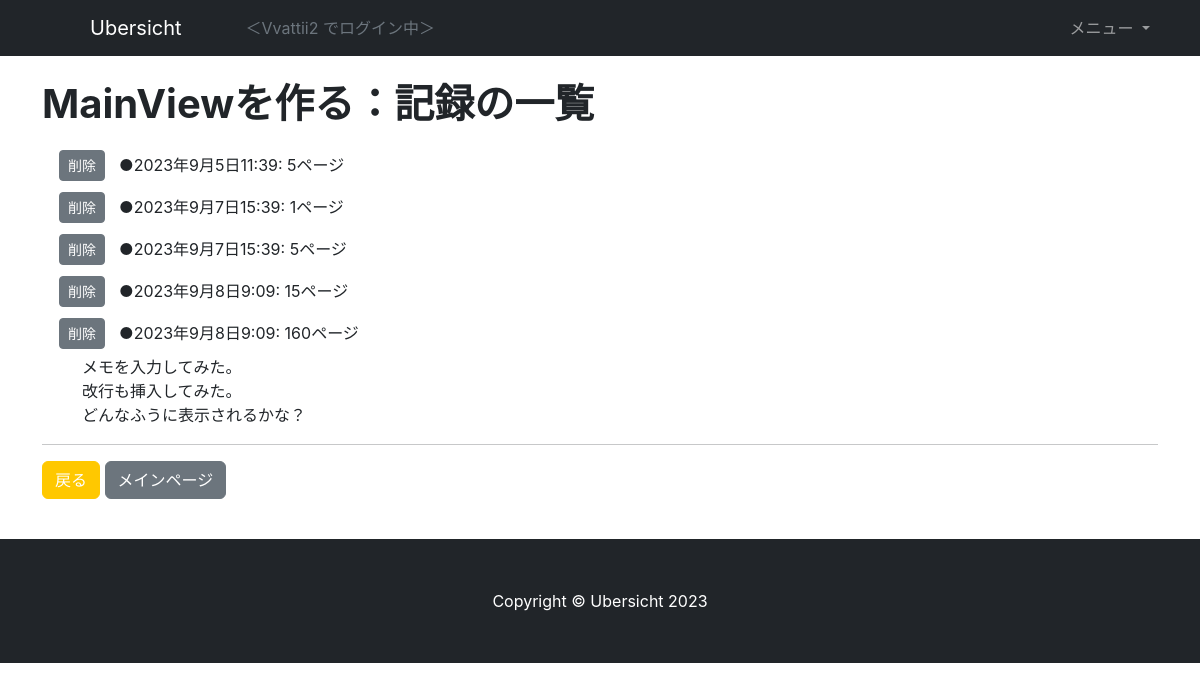
Page /record/1 (signed in) on the earlier database version.
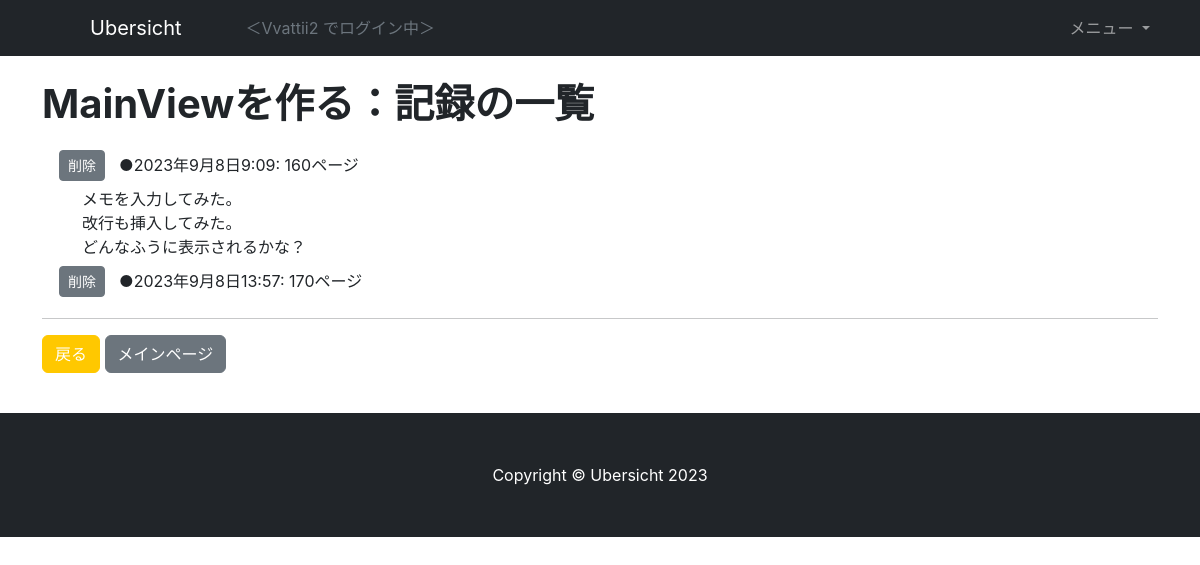
Same page on the later database version.
### accounts/models.py (models this page shows)
class CustomUser(AbstractUser):
    dream = models.TextField(verbose_name="なりたい自分", max_length=200, blank=True, null=True)

### todo/models.py (models this page shows, shortened)
class Todos(models.Model):
    goal = models.ForeignKey(Goals, on_delete=models.CASCADE)
    title = models.CharField(verbose_name='タイトル', max_length=50)
    from_date = models.DateField(verbose_name='作成日', auto_now_add=True)
    until_date = models.DateField(verbose_name='期日', null=True, blank=True)
    image = models.ImageField(verbose_name='画像', null=True, blank=True,
                            upload_to='todo/images/')
    timer = models.IntegerField(verbose_name='タイマー', null=True, blank=True)
    amount = models.IntegerField(verbose_name='合計', null=True, blank=True)
    type = models.CharField(verbose_name='タイプ', default='task', max_length=20,
                            choices=TypeChoices.choices)
    current = models.IntegerField(verbose_name='進捗', default=0)
    memo = models.TextField(verbose_name='メモ', null=True, blank=True)
    state = models.IntegerField(verbose_name='状態', default=State.NORMAL.value)
    @property
    def unit(self) -> str:
        if self.type == 'task':
            return ''
        elif self.type == 'training':
            return '回'
        elif self.type == 'exam':
            return '点'
        elif self.type == 'reading':
            return 'ページ'
        else:
            return ''

class Records(models.Model):
    todo = models.ForeignKey(Todos, on_delete=models.CASCADE)
    done_at = models.DateTimeField(verbose_name='日時', auto_now_add=True)
    num = models.IntegerField(verbose_name='数量', null=True, blank=True)
    memo = models.TextField(verbose_name='メモ', null=True, blank=True, max_length=200)

### todo/views.py (the view)
# urls.py: path('record/<int:pk>', RecordListView.as_view(), name='record_list'),
@method_decorator(login_required, name='dispatch')
class RecordListView(ListView):
    template_name = 'record_list.html'
    model = Records
    context_object_name = 'records'
    def get_queryset(self) -> QuerySet[Any]:
        todo=Todos.objects.get(pk=self.kwargs['pk'])
        return Records.objects.filter(todo=todo)
    def get_context_data(self, **kwargs: Any) -> dict[str, Any]:
        context = super().get_context_data(**kwargs)
        context['todo'] = Todos.objects.get(pk=self.kwargs['pk'])
        return context

### todo/templates/record_list.html (shortened to what this page needs)
{% extends 'base.html' %}
{% load static %}
{% block content %}
<div class="container">
    <div class="row">
        <div class="col my-4">
            <h1>{{ todo.title }}：記録の一覧</h1>
            <table class="m-sm-3">
                {% for record in records %}
                <tr>
                    <td width=60><a href="{% url 'todo:record_delete' pk=record.pk %}" class="btn btn-secondary btn-sm">削除</a></td>
                    <td><div class="py-2">●{{ record.done_at }}: {{ record.num }}{{ todo.unit }}</div></td>
                </tr>
                {% if record.memo %}
                <tr>
                    <td colspan=2 class="px-4" style="white-space: pre-wrap; word-wrap: break-word;">{{ record.memo }}</td>
                </tr>
                {% endif %}
                {% endfor %}
            </table>
            <hr>
            <p>
                <a href="{% url 'todo:todo_detail' pk=todo.pk %}" class="btn btn-primary">戻る</a>
                <a href="{% url 'todo:main' %}" class="btn btn-secondary">メインページ</a>
            </p>
        </div>
    </div>
</div>
{% endblock content %}

### todo/templates/base.html (shortened to what this page needs)
{% load static %}
<!DOCTYPE html>
<html lang="ja">
    <head>
        <link href="{% static 'css/styles.css' %}" rel="stylesheet" />
    </head>
    <body>
        <nav class="navbar navbar-expand-md navbar-dark bg-dark">
            <div class="container">
                <a class="navbar-brand px-5" href="#">Ubersicht</a>
                <div class="collapse navbar-collapse" id="navbarSupportedContent">
                    {% if user.is_authenticated %}
                    <div class="text-muted justify-content-end">
                        ＜{{ user.username }} でログイン中＞
                    </div>
                    {% endif %}
                    <ul class="navbar-nav ms-auto">
                        <li class="nav-item dropdown">
                        <a class="nav-link dropdown-toggle" href="#" id="navbarDropdown" role="button" data-bs-toggle="dropdown" aria-haspopup="true" aria-expanded="false">
                            メニュー
                        </a>
                        </li>
                    </ul>
                </div>
            </div>
        </nav>
        {% block content %}{% endblock content %}
        <footer class="py-5 bg-dark">
            <div class="container px-4 px-lg-5"><p class="m-0 text-center text-white">Copyright &copy; Ubersicht 2023</p></div>
        </footer>
    </body>
</html>

Differences in the rows shown:
removed Records: done_at "2023年9月5日11:39", num "5", {{ todo.unit }} "ページ"
removed Records: done_at "2023年9月7日15:39", num "1", {{ todo.unit }} "ページ"
removed Records: done_at "2023年9月7日15:39", num "5", {{ todo.unit }} "ページ"
removed Records: done_at "2023年9月8日9:09", num "15", {{ todo.unit }} "ページ"
added Records: done_at "2023年9月8日13:57", num "170", {{ todo.unit }} "ページ"
